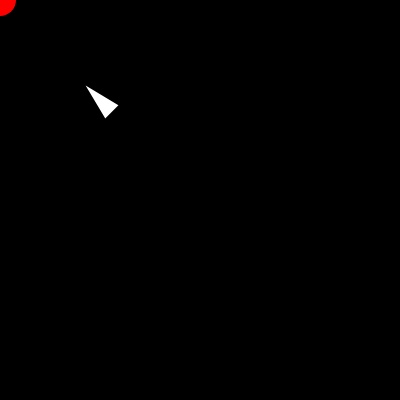
Frame 1 (no input)
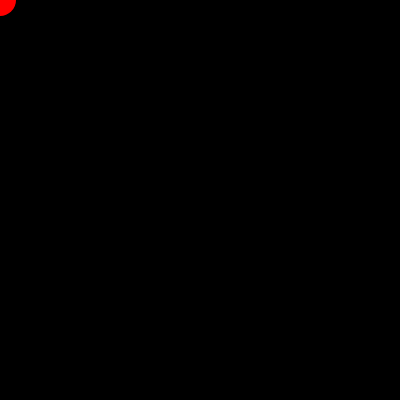
Frame 60 (no input)
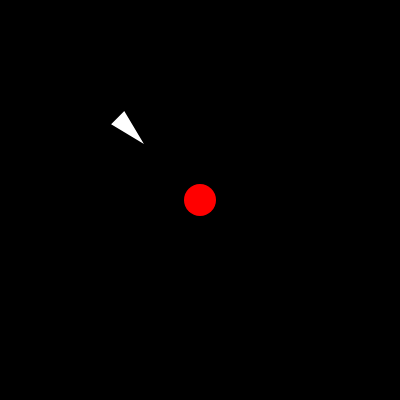
Frame 120 (the mouse pressed at the canvas centre since frame 60)

The p5.js sketch that drew these frames (run headless with seeded random() and noise() and a simulated clock; from frame 60 on, the mouse is pressed at the canvas centre):

// p5.js sketch
// ── sketch.js
// Seeking a Target (Seek)
// The Nature of Code
// The Coding Train / Daniel Shiffman
// https://youtu.be/p1Ws1ZhG36g
// https://thecodingtrain.com/learning/nature-of-code/5.2-seek.html

// Seek: https://editor.p5js.org/codingtrain/sketches/AxuChwlgb
// Seek with Sliders: https://editor.p5js.org/codingtrain/sketches/DROTtSI7J
// Arrive: https://editor.p5js.org/codingtrain/sketches/dQx9oOfTN
// Pursue: https://editor.p5js.org/codingtrain/sketches/XbsgoU_of

let vehicle;
let target;

function setup() {
  createCanvas(400, 400);
  vehicle = new Vehicle(100, 100);
}

function draw() {
  background(0);
  fill(255, 0, 0);
  noStroke();
  target = createVector(mouseX, mouseY);
  circle(target.x, target.y, 32);
  vehicle.seek(target);
  vehicle.update();
  vehicle.show();
}

// ── vehicle.js
// Seeking a Target (Seek)
// The Nature of Code
// The Coding Train / Daniel Shiffman
// https://youtu.be/p1Ws1ZhG36g
// https://thecodingtrain.com/learning/nature-of-code/5.2-seek.html

// Seek: https://editor.p5js.org/codingtrain/sketches/AxuChwlgb
// Seek with Sliders: https://editor.p5js.org/codingtrain/sketches/DROTtSI7J
// Arrive: https://editor.p5js.org/codingtrain/sketches/dQx9oOfTN
// Pursue: https://editor.p5js.org/codingtrain/sketches/XbsgoU_of

class Vehicle {
  constructor(x, y) {
    this.pos = createVector(x, y);
    this.vel = createVector(0, 0);
    this.acc = createVector(0, 0);
    this.maxSpeed = 4;
    this.maxForce = 0.25;
    this.r = 16;
  }

  seek(target) {
    let force = p5.Vector.sub(target, this.pos);
    force.setMag(this.maxSpeed);
    force.sub(this.vel);
    force.limit(this.maxForce);
    this.applyForce(force);
  }

  applyForce(force) {
    this.acc.add(force);
  }

  update() {
    this.vel.add(this.acc);
    this.vel.limit(this.maxSpeed);
    this.pos.add(this.vel);
    this.acc.set(0, 0);
  }

  show() {
    stroke(255);
    strokeWeight(2);
    fill(255);
    push();
    translate(this.pos.x, this.pos.y);
    rotate(this.vel.heading());
    triangle(-this.r, -this.r / 2, -this.r, this.r / 2, this.r, 0);
    pop();
  }

  edges() {
    if (this.pos.x > width + this.r) {
      this.pos.x = -this.r;
    } else if (this.pos.x < -this.r) {
      this.pos.x = width + this.r;
    }
    if (this.pos.y > height + this.r) {
      this.pos.y = -this.r;
    } else if (this.pos.y < -this.r) {
      this.pos.y = height + this.r;
    }
  }
}
